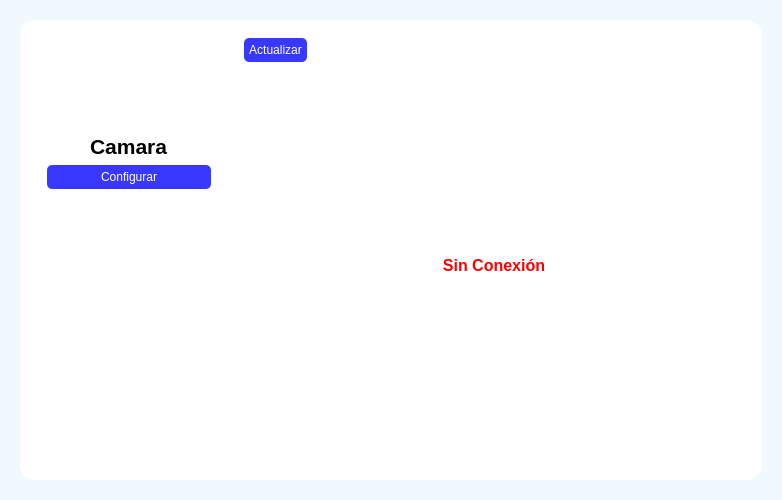
<?xml version="1.0" encoding="UTF-8"?>
<ui version="4.0">
 <class>dashboard</class>
 <widget class="QWidget" name="dashboard">
  <property name="geometry">
   <rect>
    <x>0</x>
    <y>0</y>
    <width>778</width>
    <height>500</height>
   </rect>
  </property>
  <property name="minimumSize">
   <size>
    <width>0</width>
    <height>500</height>
   </size>
  </property>
  <property name="cursor">
   <cursorShape>ArrowCursor</cursorShape>
  </property>
  <property name="windowTitle">
   <string>Form</string>
  </property>
  <property name="styleSheet">
   <string notr="true">*{
	border: none;
}
#dashboard{
	background-color: #eff9fe;
}
#cards QFrame{
	background-color: white;
	border-radius: 15px;
}
#frMain{
	background-color: white;
	border-radius: 15px;
}
QPushButton{
	background-color: #3838FF;
	padding: 5px;
	border-radius: 5px;
	color: white;
}
#lblVideo{
	color: red;
}</string>
  </property>
  <layout class="QVBoxLayout" name="verticalLayout">
   <item>
    <widget class="QWidget" name="main" native="true">
     <layout class="QHBoxLayout" name="horizontalLayout_15">
      <item>
       <widget class="QFrame" name="frMain">
        <property name="frameShape">
         <enum>QFrame::StyledPanel</enum>
        </property>
        <property name="frameShadow">
         <enum>QFrame::Raised</enum>
        </property>
        <layout class="QHBoxLayout" name="horizontalLayout">
         <item>
          <widget class="QFrame" name="frame">
           <property name="minimumSize">
            <size>
             <width>200</width>
             <height>0</height>
            </size>
           </property>
           <property name="maximumSize">
            <size>
             <width>200</width>
             <height>16777215</height>
            </size>
           </property>
           <property name="frameShape">
            <enum>QFrame::StyledPanel</enum>
           </property>
           <property name="frameShadow">
            <enum>QFrame::Raised</enum>
           </property>
           <layout class="QVBoxLayout" name="verticalLayout_3">
            <item>
             <widget class="QFrame" name="frame_3">
              <property name="maximumSize">
               <size>
                <width>16777215</width>
                <height>160</height>
               </size>
              </property>
              <property name="frameShape">
               <enum>QFrame::StyledPanel</enum>
              </property>
              <property name="frameShadow">
               <enum>QFrame::Raised</enum>
              </property>
              <layout class="QVBoxLayout" name="verticalLayout_4">
               <item alignment="Qt::AlignHCenter">
                <widget class="QLabel" name="lblImg">
                 <property name="minimumSize">
                  <size>
                   <width>80</width>
                   <height>80</height>
                  </size>
                 </property>
                 <property name="maximumSize">
                  <size>
                   <width>80</width>
                   <height>80</height>
                  </size>
                 </property>
                 <property name="text">
                  <string/>
                 </property>
                 <property name="pixmap">
                  <pixmap resource="resources.qrc">:/icon-extra/assets/icon-extra/camera-security.png</pixmap>
                 </property>
                 <property name="scaledContents">
                  <bool>true</bool>
                 </property>
                </widget>
               </item>
               <item alignment="Qt::AlignHCenter">
                <widget class="QLabel" name="lblCamera">
                 <property name="font">
                  <font>
                   <pointsize>16</pointsize>
                   <bold>true</bold>
                  </font>
                 </property>
                 <property name="text">
                  <string>Camara</string>
                 </property>
                </widget>
               </item>
               <item>
                <widget class="QPushButton" name="btnConfiCamera">
                 <property name="cursor">
                  <cursorShape>PointingHandCursor</cursorShape>
                 </property>
                 <property name="text">
                  <string>Configurar</string>
                 </property>
                </widget>
               </item>
              </layout>
             </widget>
            </item>
            <item>
             <widget class="QFrame" name="frame_4">
              <property name="frameShape">
               <enum>QFrame::StyledPanel</enum>
              </property>
              <property name="frameShadow">
               <enum>QFrame::Raised</enum>
              </property>
             </widget>
            </item>
           </layout>
          </widget>
         </item>
         <item>
          <widget class="QFrame" name="frame_2">
           <property name="frameShape">
            <enum>QFrame::StyledPanel</enum>
           </property>
           <property name="frameShadow">
            <enum>QFrame::Raised</enum>
           </property>
           <layout class="QVBoxLayout" name="verticalLayout_2">
            <item alignment="Qt::AlignLeft">
             <widget class="QPushButton" name="btnUpdateVideo">
              <property name="cursor">
               <cursorShape>PointingHandCursor</cursorShape>
              </property>
              <property name="text">
               <string>Actualizar</string>
              </property>
              <property name="icon">
               <iconset resource="resources.qrc">
                <normaloff>:/icon-white/assets/icon_white/aperture.svg</normaloff>:/icon-white/assets/icon_white/aperture.svg</iconset>
              </property>
             </widget>
            </item>
            <item>
             <widget class="QLabel" name="lblVideo">
              <property name="minimumSize">
               <size>
                <width>500</width>
                <height>0</height>
               </size>
              </property>
              <property name="maximumSize">
               <size>
                <width>16777215</width>
                <height>16777215</height>
               </size>
              </property>
              <property name="font">
               <font>
                <pointsize>12</pointsize>
                <bold>true</bold>
               </font>
              </property>
              <property name="cursor">
               <cursorShape>ArrowCursor</cursorShape>
              </property>
              <property name="text">
               <string>Sin Conexión</string>
              </property>
              <property name="scaledContents">
               <bool>true</bool>
              </property>
              <property name="alignment">
               <set>Qt::AlignCenter</set>
              </property>
             </widget>
            </item>
           </layout>
          </widget>
         </item>
        </layout>
       </widget>
      </item>
     </layout>
    </widget>
   </item>
  </layout>
 </widget>
 <resources>
  <include location="resources.qrc"/>
 </resources>
 <connections/>
</ui>
